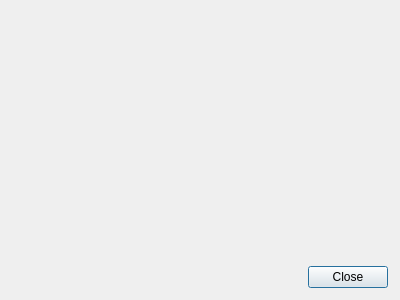
<?xml version="1.0" encoding="UTF-8"?>
<ui version="4.0">
 <class>Dialog</class>
 <widget class="QDialog" name="Dialog">
  <property name="geometry">
   <rect>
    <x>0</x>
    <y>0</y>
    <width>400</width>
    <height>300</height>
   </rect>
  </property>
  <property name="windowTitle">
   <string>Dialog</string>
  </property>
  <property name="windowIcon">
   <iconset resource="icons.qrc">
    <normaloff>:/icons/anki.png</normaloff>:/icons/anki.png</iconset>
  </property>
  <layout class="QVBoxLayout" name="verticalLayout">
   <property name="spacing">
    <number>3</number>
   </property>
   <property name="margin">
    <number>12</number>
   </property>
   <item>
    <widget class="QWidget" name="fieldsArea" native="true"/>
   </item>
   <item>
    <widget class="QDialogButtonBox" name="buttonBox">
     <property name="orientation">
      <enum>Qt::Horizontal</enum>
     </property>
     <property name="standardButtons">
      <set>QDialogButtonBox::Close</set>
     </property>
    </widget>
   </item>
  </layout>
 </widget>
 <resources>
  <include location="icons.qrc"/>
 </resources>
 <connections>
  <connection>
   <sender>buttonBox</sender>
   <signal>accepted()</signal>
   <receiver>Dialog</receiver>
   <slot>accept()</slot>
   <hints>
    <hint type="sourcelabel">
     <x>248</x>
     <y>254</y>
    </hint>
    <hint type="destinationlabel">
     <x>157</x>
     <y>274</y>
    </hint>
   </hints>
  </connection>
  <connection>
   <sender>buttonBox</sender>
   <signal>rejected()</signal>
   <receiver>Dialog</receiver>
   <slot>reject()</slot>
   <hints>
    <hint type="sourcelabel">
     <x>316</x>
     <y>260</y>
    </hint>
    <hint type="destinationlabel">
     <x>286</x>
     <y>274</y>
    </hint>
   </hints>
  </connection>
 </connections>
</ui>
